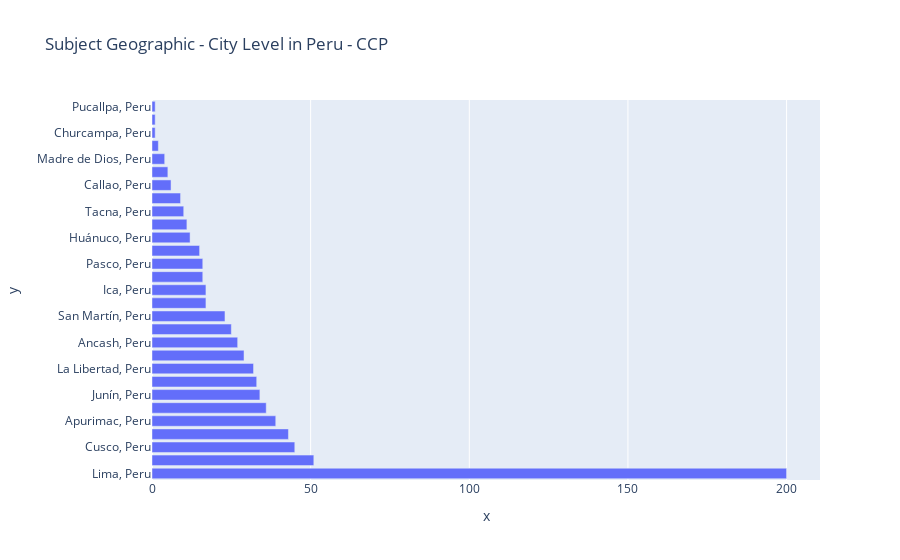

The notebook cell this image was saved under:
### Code cell
fig = px.bar(ccp_cities, x=ccp_cities['subject geo'].value_counts(), y=ccp_cities['subject geo'].value_counts().index, title='Subject Geographic - City Level in Peru - CCP', orientation='h')
fig.show()

### Figure 1 — Plotly figure (JSON) as saved in the notebook; plotly's stock layout.template omitted (floating-point values rounded to 4 significant figures)
{"data": [{"alignmentgroup": "True", "hovertemplate": "x=%{x}<br>y=%{y}<extra></extra>", "legendgroup": "", "marker": {"color": "#636efa", "pattern": {"shape": ""}}, "name": "", "offsetgroup": "", "orientation": "h", "showlegend": false, "textposition": "auto", "type": "bar", "x": [200, 51, 45, 43, 39, 36, 34, 33, 32, 29, 27, 25, 23, 17, 17, 16, 16, 15, 12, 11, 10, 9, 6, 5, 4, 2, 1, 1, 1], "xaxis": "x", "y": ["Lima, Peru", "Puno, Peru", "Cusco, Peru", "Huancavelica, Peru", "Apurimac, Peru", "Cajamarca, Peru", "Junín, Peru", "Ayacucho, Peru", "La Libertad, Peru", "Piura, Peru", "Ancash, Peru", "Loreto, Peru", "San Martín, Peru", "Ucayali, Peru", "Ica, Peru", "Lambayeque, Peru", "Pasco, Peru", "Arequipa, Peru", "Huánuco, Peru", "Otuzco, Peru", "Tacna, Peru", "Tumbes, Peru", "Callao, Peru", "Moquegua, Peru", "Madre de Dios, Peru", "Ondores, Peru", "Churcampa, Peru", "Chiclayo, Peru", "Pucallpa, Peru"], "yaxis": "y"}], "layout": {"barmode": "relative", "legend": {"tracegroupgap": 0}, "title": {"text": "Subject Geographic - City Level in Peru - CCP"}, "xaxis": {"anchor": "y", "domain": [0, 1], "title": {"text": "x"}}, "yaxis": {"anchor": "x", "domain": [0, 1], "title": {"text": "y"}}}}
